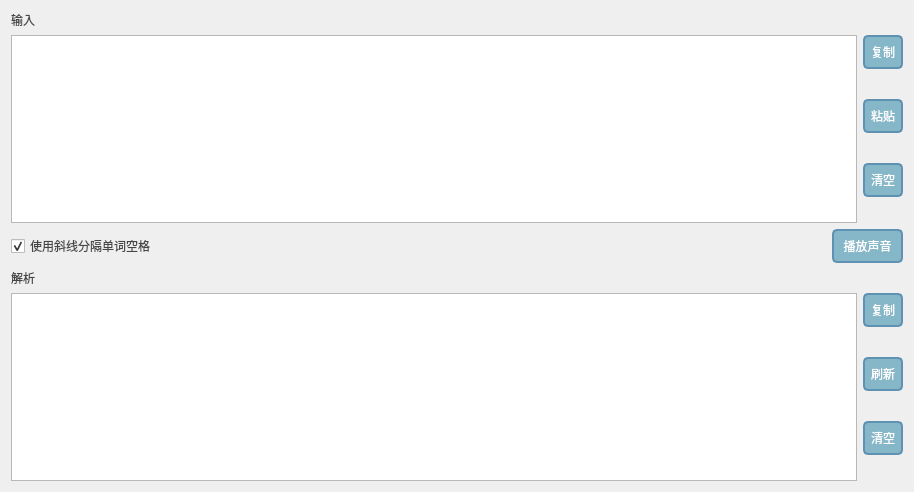
<?xml version="1.0" encoding="UTF-8"?>
<ui version="4.0">
 <class>Form</class>
 <widget class="QWidget" name="Form">
  <property name="geometry">
   <rect>
    <x>0</x>
    <y>0</y>
    <width>914</width>
    <height>492</height>
   </rect>
  </property>
  <property name="windowTitle">
   <string>实时摩尔斯解析</string>
  </property>
  <property name="autoFillBackground">
   <bool>false</bool>
  </property>
  <property name="styleSheet">
   <string notr="true">QLabel
{
  font: 14pt &quot;Microsoft YaHei UI&quot;;
  color: #454545; 
}

QPlainTextEdit{
	font: 28pt &quot;Microsoft YaHei UI&quot;;
	color:rgb(85, 170, 255)
}
QCheckBox{
	font: 14pt &quot;Microsoft YaHei UI&quot;;
  color: #454545;
}
QPushButton
{
  font: 14pt &quot;Microsoft YaHei UI&quot;;
  background-color:rgb(134,183,200);
  border:2px solid #5F92B2;
  border-radius:5px;
  color:white;
  padding: 6px 6px
}
QPushButton:hover
{
  font: 14pt &quot;Microsoft YaHei UI&quot;;
  background-color:rgb(0,130,150);
  border:2px solid #5F92B2;
  border-radius:5px;
  color:white;
  padding: 6px 6px
}
QPushButton:hover:pressed
{
  font: 14pt &quot;Microsoft YaHei UI&quot;;
  background-color:rgb(85,170,255); 
  border:2px solid #3C80B1;
  border-radius:5px;
  color:white;
  padding: 6px 6px
}</string>
  </property>
  <layout class="QVBoxLayout" name="verticalLayout_5">
   <item>
    <layout class="QHBoxLayout" name="horizontalLayout_2">
     <item>
      <layout class="QVBoxLayout" name="verticalLayout_4">
       <item>
        <widget class="QLabel" name="label">
         <property name="text">
          <string>输入</string>
         </property>
        </widget>
       </item>
       <item>
        <widget class="QPlainTextEdit" name="inputTextArea"/>
       </item>
      </layout>
     </item>
     <item>
      <layout class="QVBoxLayout" name="verticalLayout_3">
       <item>
        <widget class="QPushButton" name="inputCopy">
         <property name="text">
          <string>复制</string>
         </property>
        </widget>
       </item>
       <item>
        <widget class="QPushButton" name="inputPaste">
         <property name="text">
          <string>粘贴</string>
         </property>
        </widget>
       </item>
       <item>
        <widget class="QPushButton" name="inputClear">
         <property name="text">
          <string>清空</string>
         </property>
        </widget>
       </item>
      </layout>
     </item>
    </layout>
   </item>
   <item>
    <layout class="QHBoxLayout" name="horizontalLayout_3">
     <item alignment="Qt::AlignLeft">
      <widget class="QCheckBox" name="sepWordWithLine">
       <property name="sizePolicy">
        <sizepolicy hsizetype="Minimum" vsizetype="Fixed">
         <horstretch>0</horstretch>
         <verstretch>0</verstretch>
        </sizepolicy>
       </property>
       <property name="text">
        <string>使用斜线分隔单词空格</string>
       </property>
       <property name="iconSize">
        <size>
         <width>28</width>
         <height>28</height>
        </size>
       </property>
       <property name="checked">
        <bool>true</bool>
       </property>
       <property name="tristate">
        <bool>false</bool>
       </property>
      </widget>
     </item>
     <item alignment="Qt::AlignRight">
      <widget class="QPushButton" name="playSound">
       <property name="text">
        <string> 播放声音 </string>
       </property>
      </widget>
     </item>
    </layout>
   </item>
   <item>
    <layout class="QHBoxLayout" name="horizontalLayout">
     <item>
      <layout class="QVBoxLayout" name="verticalLayout_2">
       <item>
        <widget class="QLabel" name="label_2">
         <property name="text">
          <string>解析</string>
         </property>
        </widget>
       </item>
       <item>
        <widget class="QPlainTextEdit" name="outTextArea"/>
       </item>
      </layout>
     </item>
     <item>
      <layout class="QVBoxLayout" name="verticalLayout">
       <item>
        <widget class="QPushButton" name="parseCopy">
         <property name="text">
          <string>复制</string>
         </property>
        </widget>
       </item>
       <item>
        <widget class="QPushButton" name="refresh">
         <property name="text">
          <string>刷新</string>
         </property>
        </widget>
       </item>
       <item>
        <widget class="QPushButton" name="parseClear">
         <property name="text">
          <string>清空</string>
         </property>
        </widget>
       </item>
      </layout>
     </item>
    </layout>
   </item>
  </layout>
 </widget>
 <resources/>
 <connections/>
</ui>
